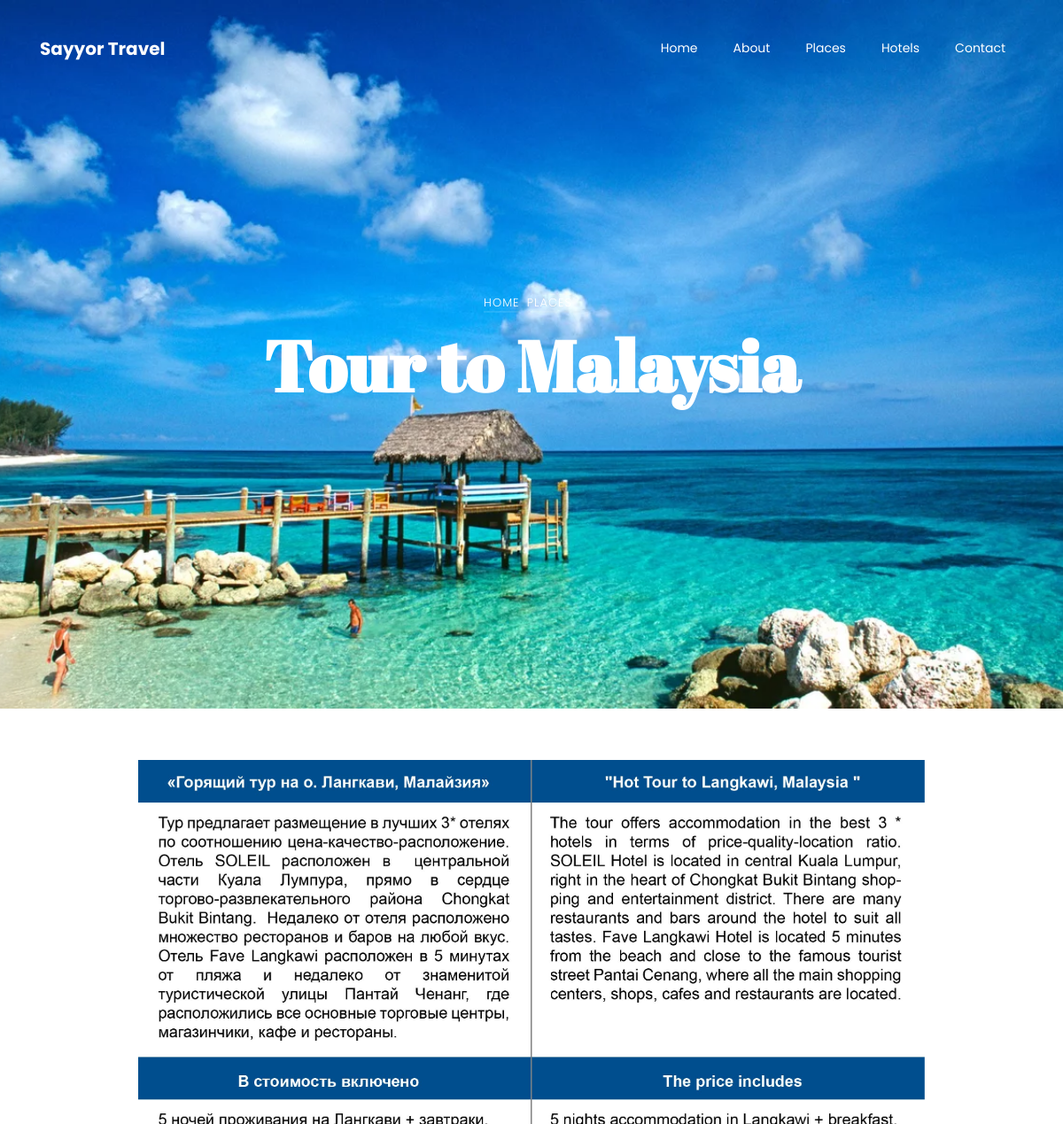
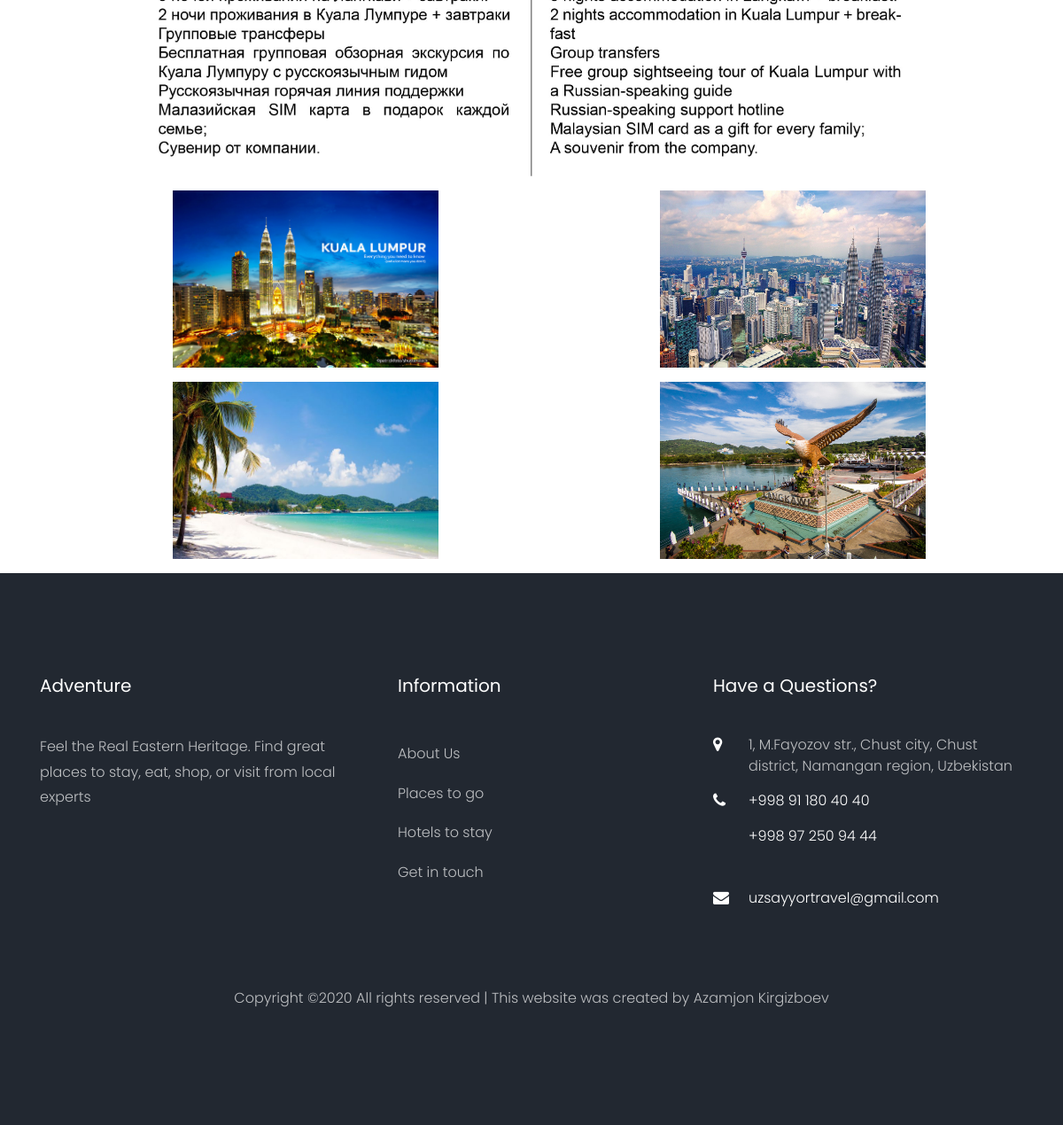
/tour_details/5, run on the app's committed database (2 pictures, top to bottom).
### website/models.py (models this page shows, shortened)
class Post(models.Model):
	news_image = models.ImageField(null=True, blank=True, upload_to="images/")
	place_name = models.CharField(max_length=255)
	price = models.CharField(max_length=255)
	duration = models.CharField(max_length=255)
	news_image2 = models.ImageField(null=True, blank=True, upload_to="images/")
	news_image3 = models.ImageField(null=True, blank=True, upload_to="images/")
	news_image4 = models.ImageField(null=True, blank=True, upload_to="images/")
	news_image5 = models.ImageField(null=True, blank=True, upload_to="images/")

### website/views.py (the view)
# urls.py: path('tour_details/<int:pk>', TourDetailsView.as_view(), name="tour_details"),
class TourDetailsView(DetailView):
	model = Post
	template_name = 'tour_details.html'

### website/templates/tour_details.html (shortened to what this page needs)
{% extends 'base.html' %}
{% load static %}
{% block content %}
	<div class="hero-wrap js-fullheight" style="background-image: url({% static 'website/images/bg_13.jpg' %});">
      <div class="container">
        <div class="row no-gutters slider-text js-fullheight align-items-center justify-content-center" data-scrollax-parent="true">
          <div class="col-md-9 text-center ftco-animate" data-scrollax=" properties: { translateY: '70%' }">
            <p class="breadcrumbs" data-scrollax="properties: { translateY: '30%', opacity: 1.6 }"><span class="mr-2"><a href="{% url 'home' %}">Home</a></span><span class="mr-2"><a href="{% url 'places' %}">Places</a></span></p>
            <h1 class="mb-3 bread" data-scrollax="properties: { translateY: '30%', opacity: 1.6 }">{{post.place_name}}</h1>
          </div>
        </div>
      </div>
    </div>
    <div class="container">
    	<br><br>
    	<center>
    		<img style="width: 80%;" src="{{post.news_image2.url}}">
    	</center>
    	<dir class="row">
    		<div class="col-md-6 col-lg-6">
    			<img style="height: 200px; width: 300px; display: block; margin-right: auto; margin-left: auto;" src="{{post.news_image.url}}">
    		</div>
    		<div class="col-md-6 col-lg-6">
    			<img style="height: 200px; width: 300px; display: block; margin-right: auto; margin-left: auto;" src="{{post.news_image3.url}}">
    		</div>
    	</dir>
    	<dir class="row">
    		<div class="col-md-6 col-lg-6">
    			<img style="height: 200px; width: 300px; display: block; margin-right: auto; margin-left: auto;" src="{{post.news_image4.url}}">
    		</div>
    		<div class="col-md-6 col-lg-6">
    			<img style="height: 200px; width: 300px; display: block; margin-right: auto; margin-left: auto;" src="{{post.news_image5.url}}">
    		</div>
    	</dir>
    </div>
{% endblock %}

### static/website/css/bundle.css (style rules this page uses)
:root { --swiper-theme-color: #007aff; }
:root { --swiper-navigation-size: 44px; }

### website/templates/base.html (style rules this page uses)
html, body { position: relative; height: 100%; }
body { background: #000; font-family: Helvetica Neue, Helvetica, Arial, sans-serif; font-size: 14px; color: #000; margin: 0; padding: 0; }

### data on the page
Post: place_name "Tour to Malaysia", news_image2 (picture), news_image (picture), news_image3 (picture), news_image4 (picture), news_image5 (picture)
